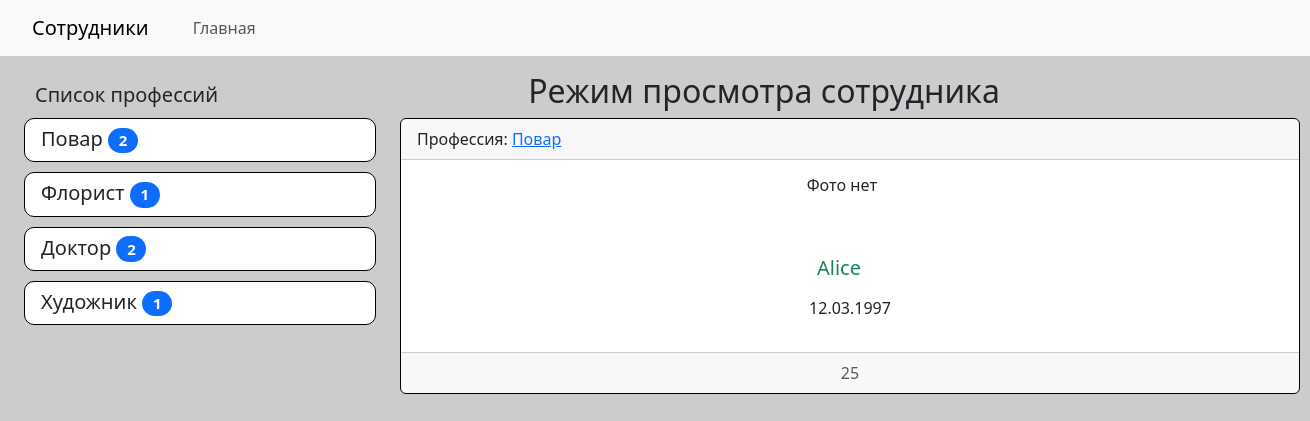
/pro/human/1/, run on the app's committed database.
### Pro/models.py (models this page shows, shortened)
class Profession(models.Model):
    name = models.CharField(max_length=80, db_index=True, verbose_name='Профессия')
    def get_absolute_url(self):
        return reverse_lazy('Profession', kwargs={'profession_id': self.pk})
    class Meta:
         verbose_name='Профессия'
         verbose_name_plural ='Профессии'
         ordering = ['name']

class Human(models.Model):
    name = models.CharField(max_length=15, verbose_name='Имя')
    surname = models.CharField(max_length=25, verbose_name='Фамилия')
    birthday = models.CharField(max_length=15, verbose_name='День рождения')
    age = models.CharField(max_length=3, verbose_name='Возраст')
    height = models.CharField(max_length=15, verbose_name='Рост')
    weight = models.CharField(max_length=15, verbose_name='Вес')
    profession = models.ForeignKey('Profession', on_delete=models.PROTECT, null=True, verbose_name='Профессия')
    class Meta:
        verbose_name='Человек'
        verbose_name_plural='Люди'
        ordering = ['name']

### Pro/views.py (the view)
# urls.py: path('human/<int:pk>/', ViewHuman.as_view(), name='View_human'),
class ViewHuman(DetailView):
    model = Human
    context_object_name = 'human_item'
    template_name = 'Pro/view_human.html'

### Pro/templatetags/human_tags.py (called while the page is built)
@register.simple_tag(name='get_list_professions')
def get_professions():
    return Profession.objects.all()

@register.inclusion_tag('Pro/list_professions.html')
def show_professions(arg1='Список', arg2='профессий'):
    professions = cache.get('professions')
    if not professions:
        professions = Profession.objects.annotate(cnt=Count('human', filter=F('human__birthday'))).filter(cnt__gt=0)
        cache.set('professions', professions, 60)
    return {'professions': professions, 'arg1': arg1, 'arg2': arg2}

### Pro/templates/Pro/view_human.html (shortened to what this page needs)
{% extends 'Pro/base.html' %}
{% block sidebar %}
{% include 'Pro/inc/_sidebar.html' %}
{% endblock %}
{% block content %}
<div class="title" style="text-align: center;"><h2>Режим просмотра сотрудника</h2></div>
<div class="card mb-3" style="width: 900px; border: 1px solid #000;">
    <div class="card-header">
        Профессия: <a href="{{ human_item.profession.get_absolute_url2 }}">{{ human_item.profession.name }}</a>
    </div>
    <div class="card-body">
        {% if human_item.photo %}
        <img src="{{ human_item.photo.url }}" class="mr-3" width="350" alt="Photo" style="margin-left: 400px;">
        {% else %}
    <h6 style="margin-left: 45%;">Фото нет</h6>
    {% endif %}
    </div>
    <div class="card-body">
    <h5 class="card-title {% cycle 'text-success' 'text-danger' 'text-primary' %}" style="margin-left: 400px; margin-top: 20px;">{{ human_item.name }}</h5>
    {% autoescape off %}
    <div class="content" style="text-align: center;">
        <p class="card-text">{{ human_item.birthday|linebreaks }}</p>
    </div>
    {% endautoescape %}
    </div>
    <div class="card-footer text-muted" >
        <div class="age" style="text-align: center;">
            {{ human_item.age }}
        </div>
    </div>
</div>
{% endblock %}

### Pro/templates/Pro/list_professions.html
{% load human_tags %}
<div class="list-group">
    <div class="size"><h5>
         <div class="size2" style="margin: 11px;">{{ arg1 }} {{ arg2 }}</div>
        {% for prof in professions %}
        <a href="{{ prof.get_absolute_url }}" class="list-group-item list-group-item-action" style="margin-bottom: 10px; border-radius: 10px; border: 1px solid #000; display: block;">{{ prof.name }}
            <span class="badge bg-primary rounded-pill" style="width: 30px; color:white;">{{ prof.cnt }}</span></a>
        {% endfor %}</h5>
    </div>
</div>

### NewsProject/static/css/style.css (style rules this page uses)
body { background-color: #ccc; }

### data on the page
Profession: name "Повар", cnt "2"
Profession: name "Флорист", cnt "1"
Profession: name "Доктор", cnt "2"
Profession: name "Художник", cnt "1"
Human: profession.name "Повар", name "Alice", birthday "12.03.1997", age "25"

### other printed values
{{ arg1 }} "Список"
{{ arg2 }} "профессий"
